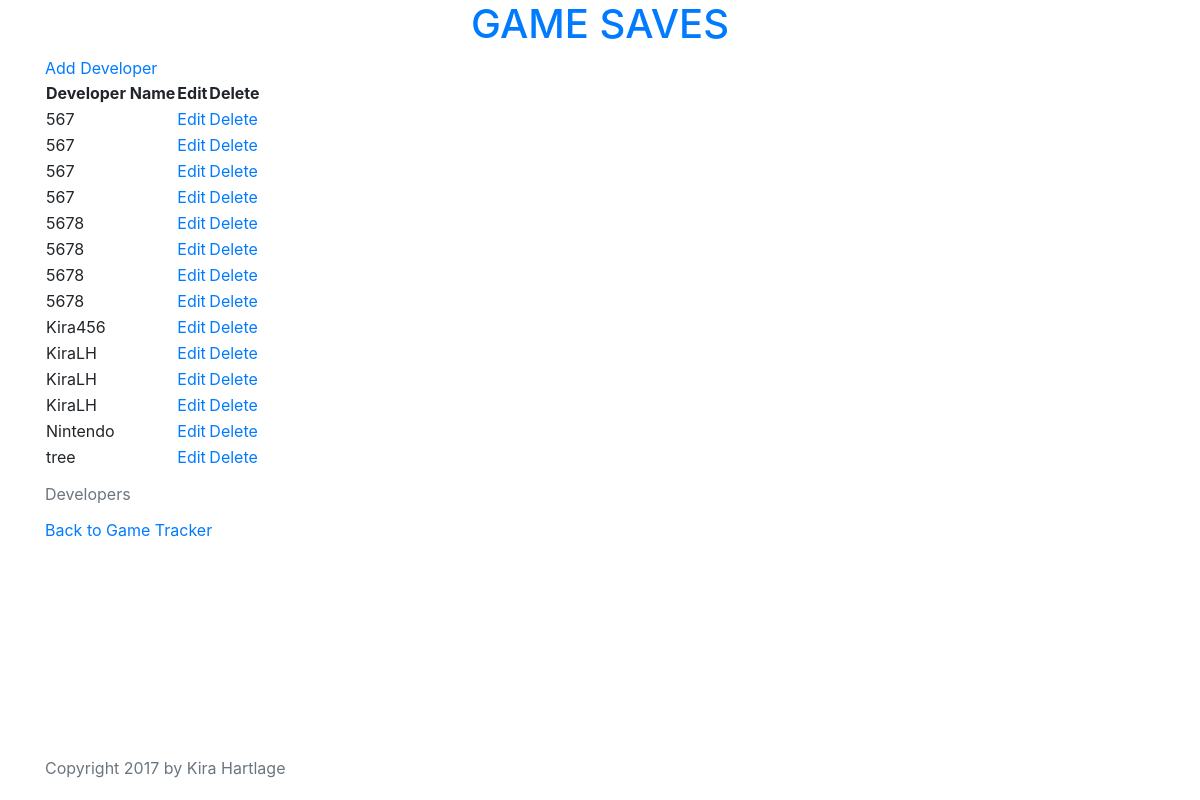
The page /developer/list/ on the database as committed earlier.
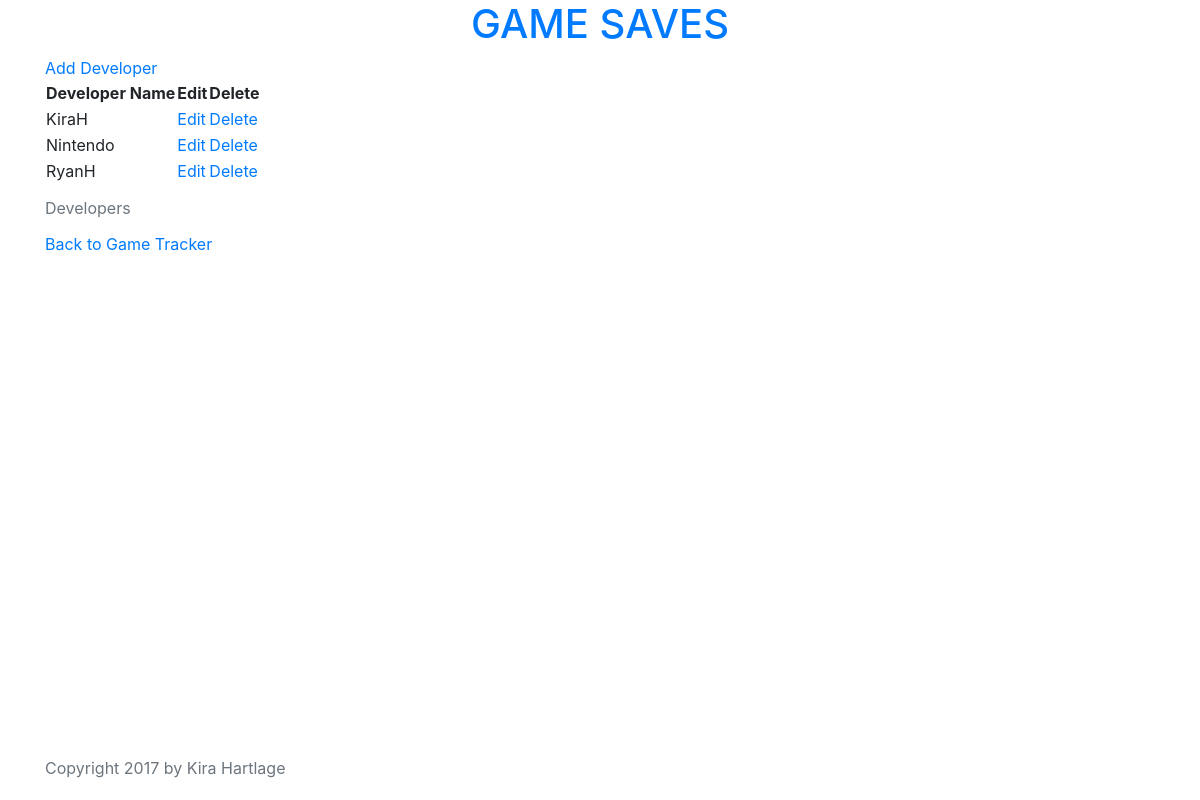
The same page on the database as committed later.
### tracker/models.py (models this page shows, shortened)
class Developer(models.Model):
    name = models.CharField(max_length=255)
    class Meta:
        ordering = ['name']

### tracker/views.py (the view)
# urls.py: url(r'^developer/list/$', views.DeveloperListView.as_view(), name='dev_list'),
class DeveloperListView(ListView):
    context_object_name = 'developers'
    model = Developer

### tracker/templates/tracker/developer_list.html
{% extends 'tracker/base.html' %}
{% load tracker_extras %}
{% block content %}
<a href="{% url 'dev_create' %}">Add Developer</a>
<div>
  <table>
    <caption>Developers</caption>
    <thead>
      <tr>
        <th>Developer Name</th>
        <th>Edit</th>
        <th>Delete</th>
      </tr>
    </thead>
    <tbody>
      {% for developer in developers %}
      <tr>
        <td>{{ developer.name }}</td>
        <td><a href="{% url 'dev_update' pk=developer.pk %}">Edit</a></td>
        <td><a href="{% url 'dev_delete' pk=developer.pk %}">Delete</a></td>
      </tr>
      {% endfor %}
    </tbody>
  </table>
</div>
<a href="{% url 'games:list' %}">Back to Game Tracker</a>
{% endblock %}

Rows that differ between the two databases and show on the page:
removed Developer: name "567"
removed Developer: name "567"
removed Developer: name "567"
removed Developer: name "567"
removed Developer: name "5678"
removed Developer: name "5678"
removed Developer: name "5678"
removed Developer: name "5678"
removed Developer: name "Kira456"
removed Developer: name "KiraLH"
removed Developer: name "KiraLH"
removed Developer: name "KiraLH"
removed Developer: name "tree"
added Developer: name "KiraH"
added Developer: name "RyanH"
